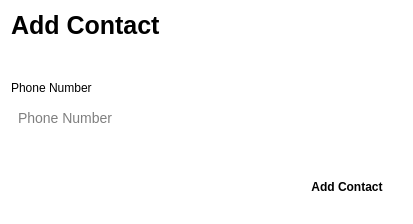
<?xml version="1.0" encoding="UTF-8"?>
<ui version="4.0">
 <class>AddContact</class>
 <widget class="QWidget" name="AddContact">
  <property name="geometry">
   <rect>
    <x>0</x>
    <y>0</y>
    <width>413</width>
    <height>224</height>
   </rect>
  </property>
  <property name="windowTitle">
   <string>AddContact</string>
  </property>
  <property name="styleSheet">
   <string notr="true">background-color: white;</string>
  </property>
  <layout class="QVBoxLayout" name="verticalLayout">
   <item>
    <widget class="QLabel" name="label_3">
     <property name="font">
      <font>
       <pointsize>-1</pointsize>
       <bold>true</bold>
      </font>
     </property>
     <property name="styleSheet">
      <string notr="true">font-size: 25px;
</string>
     </property>
     <property name="text">
      <string>Add Contact</string>
     </property>
    </widget>
   </item>
   <item>
    <spacer name="verticalSpacer">
     <property name="orientation">
      <enum>Qt::Orientation::Vertical</enum>
     </property>
     <property name="sizeHint" stdset="0">
      <size>
       <width>20</width>
       <height>40</height>
      </size>
     </property>
    </spacer>
   </item>
   <item>
    <widget class="QLabel" name="label">
     <property name="maximumSize">
      <size>
       <width>16777215</width>
       <height>50</height>
      </size>
     </property>
     <property name="styleSheet">
      <string notr="true">padding: 0;</string>
     </property>
     <property name="text">
      <string>Phone Number</string>
     </property>
    </widget>
   </item>
   <item>
    <widget class="QLineEdit" name="phoneIn">
     <property name="styleSheet">
      <string notr="true">background-color: &quot;#E1ECE1&quot;;
padding: 8px 5px;
border-radius: 10px;
font-size: 14px;</string>
     </property>
     <property name="placeholderText">
      <string>Phone Number</string>
     </property>
    </widget>
   </item>
   <item>
    <widget class="QLabel" name="phoneErr">
     <property name="styleSheet">
      <string notr="true">color: &quot;red&quot;;\n
padding: 0;\n
padding-left: 5px;</string>
     </property>
     <property name="text">
      <string/>
     </property>
    </widget>
   </item>
   <item>
    <widget class="QWidget" name="widget" native="true">
     <layout class="QHBoxLayout" name="horizontalLayout">
      <item>
       <spacer name="horizontalSpacer">
        <property name="orientation">
         <enum>Qt::Orientation::Horizontal</enum>
        </property>
        <property name="sizeHint" stdset="0">
         <size>
          <width>40</width>
          <height>20</height>
         </size>
        </property>
       </spacer>
      </item>
      <item>
       <widget class="QPushButton" name="addBtn">
        <property name="styleSheet">
         <string notr="true">border-radius: 10px; 
background-color: &quot;#D3E8D2&quot;;
padding: 10px;
font-weight: 600;</string>
        </property>
        <property name="text">
         <string>Add Contact</string>
        </property>
       </widget>
      </item>
     </layout>
    </widget>
   </item>
  </layout>
 </widget>
 <resources/>
 <connections/>
</ui>
